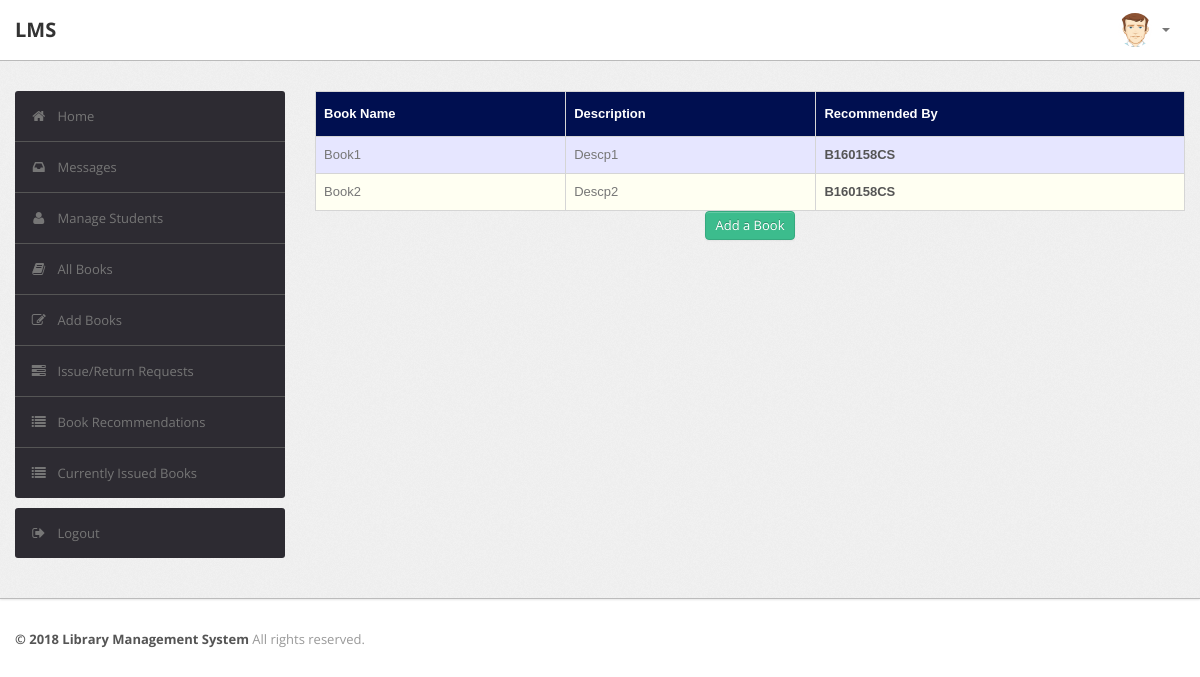
Page /admin/recommendations.php (signed in) on the earlier database version.
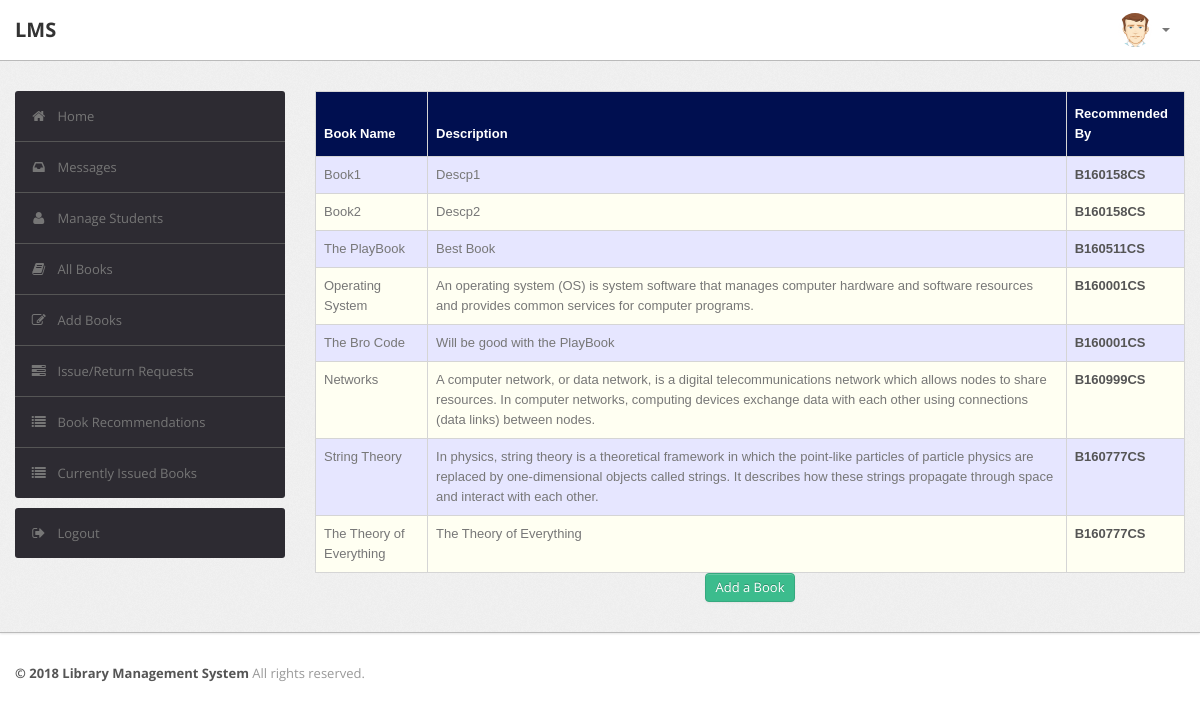
Same page on the later database version.
### tables this page shows
CREATE TABLE `recommendations` (
  `R_ID` int(10) NOT NULL AUTO_INCREMENT,
  `Book_Name` varchar(50) DEFAULT NULL,
  `Description` varchar(255) DEFAULT NULL,
  `RollNo` varchar(50) DEFAULT NULL,
  PRIMARY KEY (`R_ID`),
  KEY `RollNo` (`RollNo`),
  CONSTRAINT `recommendations_ibfk_1` FOREIGN KEY (`RollNo`) REFERENCES `user` (`RollNo`)
);

### admin/recommendations.php (the view, shortened to what this page needs)
<?php
require('dbconn.php');
?>
<?php
if ($_SESSION['RollNo']) {
    ?>
<!DOCTYPE html>
<html lang="en">
    <head>
        <link type="text/css" href="bootstrap/css/bootstrap.min.css" rel="stylesheet">
        <link type="text/css" href="bootstrap/css/bootstrap-responsive.min.css" rel="stylesheet">
        <link type="text/css" href="css/theme.css" rel="stylesheet">
        <link type="text/css" href="images/icons/css/font-awesome.css" rel="stylesheet">
    </head>
    <body>
        <div class="navbar navbar-fixed-top">
            <div class="navbar-inner">
                <div class="container">
                        <a class="brand" href="index.php">LMS </a>
                    <div class="nav-collapse collapse navbar-inverse-collapse">
                        <ul class="nav pull-right">
                            <li class="nav-user dropdown"><a href="#" class="dropdown-toggle" data-toggle="dropdown">
                                <img src="images/user.png" class="nav-avatar" />
                                <b class="caret"></b></a>
                            </li>
                        </ul>
                    </div>
                </div>
            </div>
        </div>
        <div class="wrapper">
            <div class="container">
                <div class="row">
                    <div class="span3">
                        <div class="sidebar">
                            <ul class="widget widget-menu unstyled">
                                <li class="active"><a href="index.php"><i class="menu-icon icon-home"></i>Home
                                </a></li>
                                 <li><a href="message.php"><i class="menu-icon icon-inbox"></i>Messages</a>
                                </li>
                                <li><a href="student.php"><i class="menu-icon icon-user"></i>Manage Students </a>
                                </li>
                                <li><a href="book.php"><i class="menu-icon icon-book"></i>All Books </a></li>
                                <li><a href="addbook.php"><i class="menu-icon icon-edit"></i>Add Books </a></li>
                                <li><a href="requests.php"><i class="menu-icon icon-tasks"></i>Issue/Return Requests </a></li>
                                <li><a href="recommendations.php"><i class="menu-icon icon-list"></i>Book Recommendations </a></li>
                                <li><a href="current.php"><i class="menu-icon icon-list"></i>Currently Issued Books </a></li>
                            </ul>
                            <ul class="widget widget-menu unstyled">
                                <li><a href="logout.php"><i class="menu-icon icon-signout"></i>Logout </a></li>
                            </ul>
                        </div>
                    </div>
                    <div class="span9">
                        <table class="table" id = "tables">
                                  <thead>
                                    <tr>
                                      <th>Book Name</th>
                                      <th>Description</th>
                                      <th>Recommended By</th>
                                    </tr>
                                  </thead>
                                  <tbody>
                                    <?php
                            $sql="select * from LMS.recommendations";
                            $result=$conn->query($sql);
                            while($row=$result->fetch_assoc())
                            {
                                $bookname=$row['Book_Name'];
                                $description=$row['Description'];
                                $rollno=$row['RollNo'];
                            ?>
                                    <tr>
                                      <td><?php echo $bookname ?></td>
                                      <td><?php echo $description?></td>
                                      <td><b><?php echo strtoupper($rollno)?></b></td>
                                    </tr>
                               <?php } ?>
                               </tbody>
                                </table>
                                <center>
                                <a href="addbook.php" class="btn btn-success">Add a Book</a></center>
                    </div>
                </div>
            </div>
        </div>
<div class="footer">
            <div class="container">
                <b class="copyright">&copy; 2018 Library Management System </b>All rights reserved.
            </div>
        </div>
    </body>
</html>
<?php }
else {
    echo "<script type='text/javascript'>alert('Access Denied!!!')</script>";
} ?>

### admin/css/theme.css (style rules this page uses)
#tables { font-family: "Trebuchet MS", Arial, Helvetica, sans-serif; border-collapse: collapse; width: 100%; }
#tables td, #tables th { border: 1px solid #ddd; padding: 8px; }
#tables tr:nth-child(even) { background-color: #fffff2; }
#tables tr:nth-child(odd) { background-color: #e6e6ff; }
#tables th { padding-top: 12px; padding-bottom: 12px; text-align: left; background-color: #000F50; color: white; }
body { font-size: 13px; font-family: 'Open Sans', Arial, sans-serif; background: #fff; color: #777 }
strong, b { color: #555 }
.wrapper { background: url(../images/bg.png) #eee; border-bottom: 1px solid #bbb; -webkit-box-shadow: 0 1px 2px rgba(0,0,0,0.1); -moz-box-shadow: 0 1px 2px rgba(0,0,0,0.1); box-shadow: 0 1px 2px rgba(0,0,0,0.1); padding: 30px 0 }
.footer { color: #999; padding: 30px 0 60px }
body [class^="icon-"], body [class*=" icon-"] { font-size: 14px; line-height: 20px; height: 20px }
.navbar { position: static!important; margin: 0!important }
.navbar .navbar-inner { background: #fff; border-bottom: 1px solid #bbb; -webkit-box-shadow: 0 1px 2px rgba(0,0,0,0.15); -moz-box-shadow: 0 1px 2px rgba(0,0,0,0.15); box-shadow: 0 1px 2px rgba(0,0,0,0.15) }
.navbar .brand { color: #333; font-weight: bold; font-size: 20px; margin-right: 20px; padding: 20px }
.navbar .nav>li>a { padding: 20px 15px; font-weight: bold; color: #777 }
.nav-user>a { height: 20px }
.nav-avatar { width: 34px; height: 34px; margin: -7px 5px 0 0; -webkit-border-radius: 50%; -moz-border-radius: 50%; border-radius: 50% }
.btn, .btn-box { -webkit-border-radius: 3px; -moz-border-radius: 3px; border-radius: 3px }
.btn { font-size: 13px; font-weight: 600 }
.btn { display: inline-block; margin-bottom: 0; font-weight: 400; text-align: center; vertical-align: middle; cursor: pointer; background-image: none; border: 1px solid transparent; white-space: nowrap; padding: 4px 10px; font-size: 13px; line-height: 1.42857; border-radius: 4px; -webkit-user-select: none; -moz-user-select: none; -ms-user-select: none; user-select: none }
.btn-success { color: #fff; background-color: #3cbc8d; border-color: #36a97f }
.table { margin-bottom: 0 }
.table th, .table td { border-color: #d5d5d5!important }
.widget-menu { background: #fff; -webkit-border-radius: 3px; -moz-border-radius: 3px; border-radius: 3px; overflow: hidden }
.widget-menu a { color: #555; display: block; line-height: 20px; padding: 15px; text-decoration: none!important }
.widget-menu .menu-icon { margin-right: 10px; color: #767676; -webkit-transition: all .2s ease-in-out; -moz-transition: all .2s ease-in-out; transition: all .2s ease-in-out; }
.widget-menu>li+li { border-top: 1px solid #555 }
.widget-menu>li>a { background-color: #2d2b32; color: #767676; -webkit-transition: all .2s ease-in-out; -moz-transition: all .2s ease-in-out; transition: all .2s ease-in-out; }

Differences in the rows shown:
added recommendations: Book_Name "The PlayBook", Description "Best Book", RollNo "B160511CS"
added recommendations: Book_Name "Operating System", Description "An operating system (OS) is system software that manages computer hardware and software resources and provides common services for computer programs.", RollNo "B160001CS"
added recommendations: Book_Name "The Bro Code", Description "Will be good with the PlayBook", RollNo "B160001CS"
added recommendations: Book_Name "Networks", Description "A computer network, or data network, is a digital telecommunications network which allows nodes to share resources. In computer networks, computing devices exchange data with each other using connections (data links) between nodes.", RollNo "B160999CS"
added recommendations: Book_Name "String Theory", Description "In physics, string theory is a theoretical framework in which the point-like particles of particle physics are replaced by one-dimensional objects called strings. It describes how these strings propagate through space and interact with each other.", RollNo "B160777CS"
added recommendations: Book_Name "The Theory of Everything", Description "The Theory of Everything", RollNo "B160777CS"
